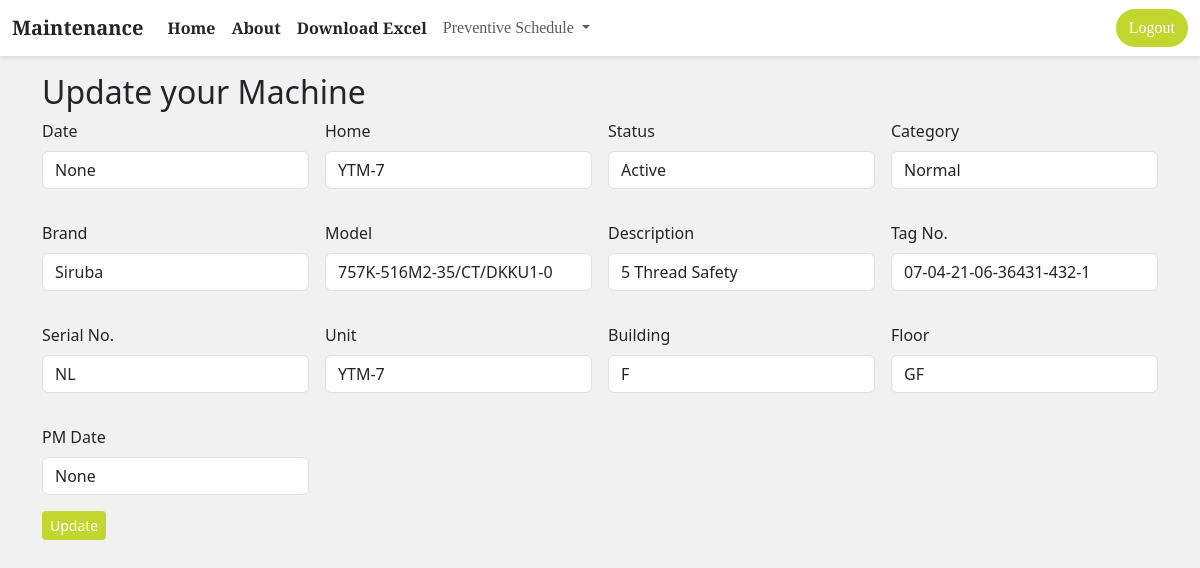
Screenshot of /update/5 (signed in) with the database file from the repository.
### app.py (models this page shows, shortened)
class Todo(db.Model):
    sno = db.Column(db.Integer, primary_key=True)
    category = db.Column(db.String(200), nullable=True)
    desc = db.Column(db.String(500), nullable=True)
    tag = db.Column(db.String(500), nullable=True)
    unit = db.Column(db.String(500), nullable=True)
    building = db.Column(db.String(500), nullable=True)
    floor = db.Column(db.String(500), nullable=True)
    serial = db.Column(db.String(500), nullable=True)
    date = db.Column(db.String(500), nullable=True)
    home = db.Column(db.String(500),nullable=True)
    status = db.Column(db.String(500), nullable=True)
    brand = db.Column(db.String(500), nullable=True)
    model = db.Column(db.String(500), nullable=True)
    pm_date = db.Column(db.Date)
    pm_status = db.Column(db.String(20), default="Pending")  # "Pending" or "Done"
    checklist = db.Column(db.Text)  # JSON or plain text data of checklist

### app.py (the view, shortened to what this page needs)
@app.route("/update/<int:sno>", methods=['GET', 'POST'])
@login_required
def update(sno):
    todo = Todo.query.filter_by(sno=sno).first_or_404()
    if current_user.role == 'limited' and todo.unit != current_user.unit:
        flash("You are not authorized to update this item.", "danger")
        return redirect("/")
    return render_template("update.html", todo=todo)

### app.py (called while the page is built)
@login_manager.user_loader
def load_user(user_id):
    return User.query.get(int(user_id))

### templates/update.html (shortened to what this page needs)
{% extends 'base.html' %}
{% block body %}
<div class="container my-3">
    <form action="/update/{{todo.sno}}" method="POST">
        <h2>Update your Machine</h2>
        <div class="row g-3 d-flex justify-content-left align-items-center">
            <div class="mb-3 col-md-3">
                <label for="date" class="form-label">Date</label>
                <input type="text" class="form-control" name="date" id="date" value="{{todo.date}}">
            </div>
            <div class="mb-3 col-md-3">
                <label for="home" class="form-label">Home</label>
                <select class="form-control" name="home" id="home" required>
                    {% set home = ['YTM-1', 'YTM-2', 'YTM-3', 'YTM-7'] %}
                    {% for home in home|sort %}
                    <option value="{{ home }}" {% if todo.home==home %}selected{% endif %}>{{ home }}
                    </option>
                    {% endfor %}
                </select>
            </div>
            <div class="mb-3 col-md-3">
                <label for="status" class="form-label">Status</label>
                <select class="form-control" name="status" id="status" required>
                    {% set status = ['Active', 'Maintenance', 'Dead', 'Ready', 'Packed'] %}
                    {% for status in status|sort %}
                    <option value="{{ status }}" {% if todo.status==status %}selected{% endif %}>{{ status }}
                    </option>
                    {% endfor %}
                </select>
            </div>
            <div class="mb-3 col-md-3">
                <label for="category" class="form-label">Category</label>
                <select class="form-control" name="category" id="category" required>
                    {% set categories = [
                        'Automatic Plants', 'Compressor', 'Cutting', 'Embroidery', 'Heat Transfer',
                        'Label Printer', 'Normal', 'Packing', 'Pillow Turner', 'Quilting', 'Special',
                        'Steam Generator', 'Tables', 'Tracks', 'Washing'
                        ] %}
                        {% for category in categories|sort %}
                        <option value="{{ category }}" {% if todo.category==category %}selected{% endif %}>{{ category }}
                        </option>
                        {% endfor %}
                    </select>
                </div>
                <div class="mb-3 col-md-3">
                    <label for="brand" class="form-label">Brand</label>
                    <select class="form-control" name="brand" id="brand" required>
                    {% for brand in categories|sort %}
                    <option value="{{ brand }}" {% if todo.brand==brand %}selected{% endif %}>{{ brand }}
                    </option>
                    {% endfor %}
                </select>
            </div>
            <div class="mb-3 col-md-3">
                <label for="model" class="form-label">Model</label>
                <select class="form-control" name="model" id="model" required>
                        {% for model in categories|sort %}
                        <option value="{{ model }}" {% if todo.model==model %}selected{% endif %}>{{ model }}
                        </option>
                        {% endfor %}
                </select>
            </div>
            <div class="mb-3 col-md-3">
                <label for="desc" class="form-label">Description</label>
                <select class="form-control" name="desc" id="desc">
                        {% for option in options|sort %}
                        <option value="{{ option }}" {% if todo.desc==option %}selected{% endif %}>{{ option }}</option>
                        {% endfor %}
                    </select>
                </div>
                <div class="mb-3 col-md-3">
                    <label for="tag" class="form-label">Tag No.</label>
                    <input type="text" class="form-control" name="tag" id="tag" value="{{todo.tag}}">
                </div>
                <div class="mb-3 col-md-3">
                    <label for="serial" class="form-label">Serial No.</label>
                    <input type="text" class="form-control" name="serial" id="serial" value="{{todo.serial}}">
                </div>
                <div class="mb-3 col-md-3">
                    <label for="unit" class="form-label">Unit</label>
                    <select class="form-control" name="unit" id="unit" required>
                        {% set units = ['YTM-1', 'YTM-2', 'YTM-3', 'YTM-7'] %}
                        {% for unit in units|sort %}
                    <option value="{{ unit }}" {% if todo.unit==unit %}selected{% endif %}>{{ unit }}</option>
                    {% endfor %}
                </select>
            </div>
            <div class="mb-3 col-md-3">
                <label for="building" class="form-label">Building</label>
                <select class="form-control" name="building" id="building" required>
                    {% set buildings = ['2A', '2B', '3A', 'A', 'B', 'C', 'D', 'E', 'F', 'G', 'Water-Jet'] %}
                    {% for building in buildings|sort %}
                    <option value="{{ building }}" {% if todo.building==building %}selected{% endif %}>{{ building }}
                    </option>
                    {% endfor %}
                </select>
            </div>
            <div class="mb-3 col-md-3">
                <label for="floor" class="form-label">Floor</label>
                <select class="form-control" name="floor" id="floor" required>
                    {% set floors = [
                        'FF', 'FF-Workshop', 'GF', 'GF-EXWH', 'GF-Sample', 'GF-Training', 'GF-Workshop',
                        'SF', 'SF-Sample', 'SF-Workshop', 'TF'
                        ] %}
                        {% for floor in floors|sort %}
                        <option value="{{ floor }}" {% if todo.floor==floor %}selected{% endif %}>{{ floor }}</option>
                        {% endfor %}
                    </select>
                </div>
                <div class="mb-3 col-md-3">
                    <label for="pm_date" class="form-label">PM Date</label>
                    <input type="text" class="form-control" name="pm_date" id="pm_date" value="{{todo.pm_date}}">
                </div>
        </div>
        <button type="submit" class="btn btn-actions btn-outline-dark btn-sm">Update</button>
    </form>
</div>
{% endblock body %}

### templates/base.html (style rules this page uses)
body { margin: 0; padding: 0; box-sizing: border-box; background-color: #f1f1f1; }
.btn { background-color: #c1d62e; color: #fff; }
.btn-actions { background-color: #c1d62e; color: #fff; border: none; }

### rows the page displays
Todo: date "None", home "YTM-7", status "Active", category "Normal", brand "Siruba", model "757K-516M2-35/CT/DKKU1-0", desc "5 Thread Safety", tag "07-04-21-06-36431-432-1", serial "NL", unit "YTM-7", building "F", floor "GF", pm_date "None"
